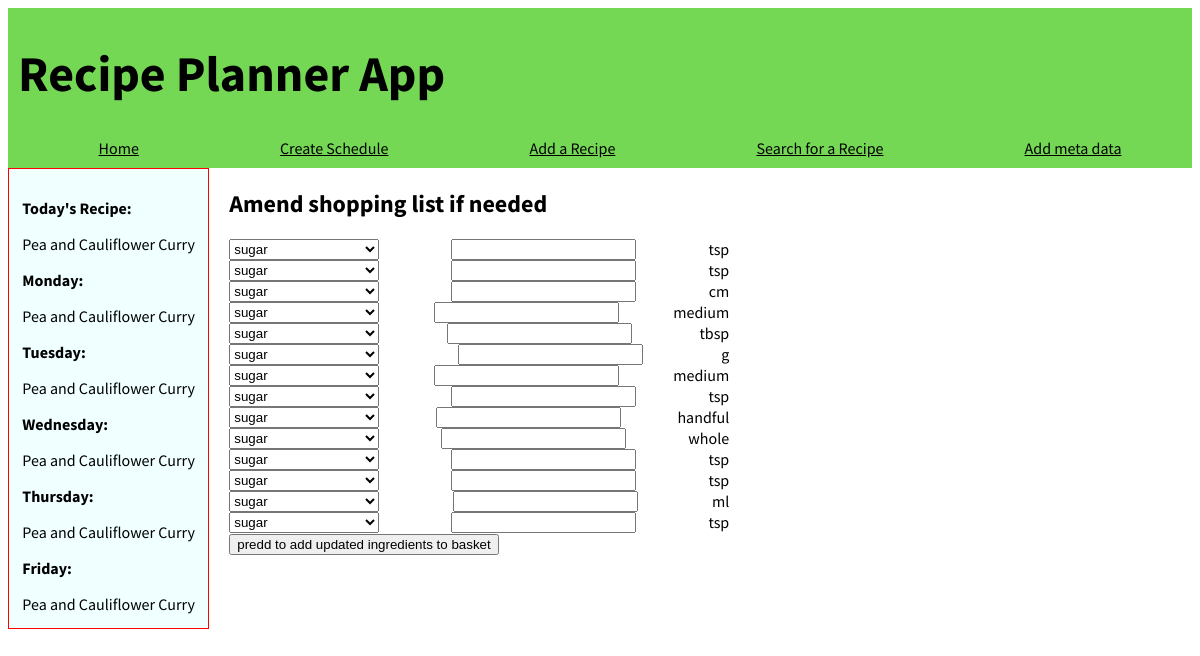
Page /amend_shopping_list on the committed database.
### application/models.py (models this page shows, shortened)
class Recipes(db.Model):
    id = db.Column(db.Integer, primary_key=True)
    recipe_name = db.Column(db.String(100), nullable=False)
    recipe_description = db.Column(db.String(500))
    cuisine_id = db.Column(db.Integer, db.ForeignKey('cuisine.id'))
    quantity = db.relationship('Quantity', backref="quantitybr1")
    method = db.relationship('Method', backref='methodbr')

class ShoppingList(db.Model):
    id = db.Column(db.Integer, primary_key=True)
    ingredient_id = db.Column(db.String(100), db.ForeignKey('ingredients.ingredient_name'), nullable=False)
    amount = db.Column(db.Float, nullable=False)
    measure_id = db.Column(db.String(10), db.ForeignKey('measure.measure'), nullable = False)

### application/routes.py (the view)
@app.route('/amend_shopping_list', methods = ['GET', 'POST'])
def amend_shopping_list():
    shopping_list = ShoppingList.query.all()
    form = AmendShoppingListForm()
    form.ingredient_id.choices = [(i.id, i.ingredient_id) for i in shopping_list]
    week = []
    week.append(Recipes.query.filter_by(id = Schedule.query.filter_by(day_of_the_week = 0).first().recipe_id).first())
    week.append(Recipes.query.filter_by(id = Schedule.query.filter_by(day_of_the_week = 1).first().recipe_id).first())
    week.append(Recipes.query.filter_by(id = Schedule.query.filter_by(day_of_the_week = 2).first().recipe_id).first())
    week.append(Recipes.query.filter_by(id = Schedule.query.filter_by(day_of_the_week = 3).first().recipe_id).first())
    week.append(Recipes.query.filter_by(id = Schedule.query.filter_by(day_of_the_week = 4).first().recipe_id).first())
    day = date.today()
    day = calendar.day_name[day.weekday()]
    if datetime.today().weekday() == 5 or datetime.today().weekday() == 6: # change this to show a dumy recipe on the weekend
        recipe_of_the_day = "It's the weekend, do your own thing"
    else:
        recipe_of_the_day = Recipes.query.filter_by(id = (Schedule.query.filter_by(day_of_the_week = datetime.today().weekday()).first().recipe_id)).first().recipe_name
    if request.method == "POST":
        return render_template('amend_shopping_list.html',shopping_list=shopping_list, day=day, week=week, recipe_of_the_day=recipe_of_the_day, form=form)
    else:
        return render_template('amend_shopping_list.html', shopping_list=shopping_list, day=day, week=week, recipe_of_the_day=recipe_of_the_day, form=form)

### application/forms.py
class AmendShoppingListForm(FlaskForm):
    shopping_list = ShoppingList.query.all()
    ingredient_id = SelectField(choices = [])
    amount = DecimalField()
    remove = BooleanField("remove ingredient from shopping list?", default = False)
    submit = SubmitField("predd to add updated ingredients to basket")
    form_fields={}
    for ingredient in shopping_list:
        field_id = 'shared_{}'.format(ingredient.amount)
        form_fields[field_id] = DecimalField("Amount", default = ingredient.amount)

### application/templates/amend_shopping_list.html
{% extends 'layout.html'%}
{% block body %}
<form method="POST">
    <h2>
        Amend shopping list if needed
    </h2>
    {% for ingredient in shopping_list %}
    <div class="field">
        {{ form.ingredient_id(default=ingredient.ingredient_id) }}
        {{ form.amount(default=ingredient.amount) }}
        {{ ingredient.measure_id }}
    </div>
    {% endfor %}
    {{ form.submit }}
</form>
{% endblock body %}

### application/templates/layout.html (shortened to what this page needs)
<!DOCTYPE html>
<html lang="en">
<head>
    <link href="../static/format.css" rel="stylesheet">
</head>
<body style="font-family: Source Sans Pro, sans-serif">
    <div class="header" style="background-color:#74d855; width:100%; margin: 0 auto">
        <div style="display:flex">
            <h1 style="color:rgb(0, 0, 0); font-size:50px; margin-left: 10px"> Recipe Planner App</h1></div>
        <div id = "links">
            <a href="{{ url_for('index') }}">Home</a>
            <a href="{{ url_for('create_weekly_schedule') }}"> Create Schedule</a>
            <a href="{{ url_for('add_recipe') }}">Add a Recipe</a>
            <a href="{{ url_for('search_recipes') }}">Search for a Recipe</a>
            <a href="{{ url_for('add_meta') }}">Add meta data</a>
        </div>
    </div>
    <div class="container">
        <div id="left">
            <p><b>Today's Recipe:</b></p>
            {{ recipe_of_the_day }}
            <p><b>Monday:</b></p>
            {{ week[0].recipe_name }}
            <p><b>Tuesday:</b></p>
            {{ week[1].recipe_name }}
            <p><b>Wednesday:</b></p>
            {{ week[2].recipe_name }}
            <p><b>Thursday:</b></p>
            {{ week[3].recipe_name }}
            <p><b>Friday:</b></p>
            {{ week[4].recipe_name }}
        </div>
        <div id="center">
            {% block body %}
            {% endblock body %}
        </div>
    </div>
</body>
</html>

### application/static/format.css (style rules this page uses)
#links { text-align: center; display: flex; justify-content: space-around; color:white; padding-bottom: 10px; padding-left: 20px; }
#center { padding-left: 20px; }
.field { display: flex; width: 500px; justify-content: space-between; }
.container { display: flex; width : 100%; }
#left { max-width: 40%; border: 1px solid red; padding: 10pt; background-color: azure; }

### application/templates/layout.html (style rules this page uses)
a { color:rgb(0, 0, 0) }

### rows in the picture
Recipes: recipe_name "Pea and Cauliflower Curry"
ShoppingList: ingredient_id "sugar", measure_id "tsp"
ShoppingList: ingredient_id "sugar", measure_id "tsp"
ShoppingList: ingredient_id "sugar", measure_id "cm"
ShoppingList: ingredient_id "sugar", measure_id "medium"
ShoppingList: ingredient_id "sugar", measure_id "tbsp"
ShoppingList: ingredient_id "sugar", measure_id "g"
ShoppingList: ingredient_id "sugar", measure_id "medium"
ShoppingList: ingredient_id "sugar", measure_id "tsp"
ShoppingList: ingredient_id "sugar", measure_id "handful"
ShoppingList: ingredient_id "sugar", measure_id "whole"
ShoppingList: ingredient_id "sugar", measure_id "tsp"
ShoppingList: ingredient_id "sugar", measure_id "tsp"
ShoppingList: ingredient_id "sugar", measure_id "ml"
ShoppingList: ingredient_id "sugar", measure_id "tsp"
